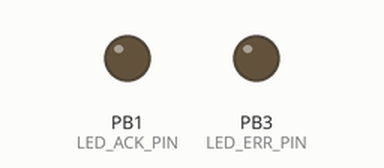
Recording of a program running on a simulated ATtiny85, built with avr-gcc and emulated at 1 MHz. Parts: output pins drawn as LEDs (lit = HIGH). Pins used as bus, display or sensor lines are not drawn. At 0.3 s the program stops and its outputs stay as they are.

Above: at 0.2 s.
Timing chart, 0 to 1.7 s (numbered marks = the images above):
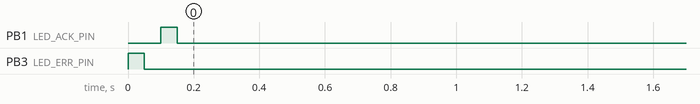

Measured:
- by itself, PB1 (LED_ACK_PIN): LOW → HIGH at 0.10 s, → LOW 0.05 s later
- by itself, PB3 (LED_ERR_PIN): LOW → HIGH at 0.00 s, → LOW 0.05 s later

The program:

main.c
```c
#include <stdlib.h>
#include <stdbool.h>

#include "util.h"

#include <avr/io.h>
#include <avr/interrupt.h>
#include <util/delay.h>

#include "i2c_primary.h"
#include "lcd.h"

#define LED_ERR_PIN PB3
#define LED_ACK_PIN PB1


void red_led_flash() {
  PORTB |= _BV(LED_ERR_PIN);
  _delay_ms(50);
  PORTB &= ~_BV(LED_ERR_PIN);
  _delay_ms(50);
}

void yellow_led_flash() {
  PORTB |= _BV(LED_ACK_PIN);
  _delay_ms(50);
  PORTB &= ~_BV(LED_ACK_PIN);
  _delay_ms(50);
}

void error_indicator() {
  while(1) { red_led_flash(); yellow_led_flash(); }
}

int main () {

  disable_interrupts;

  DDRB |= _BV(LED_ERR_PIN);
  DDRB |= _BV(LED_ACK_PIN);

  enable_interrupts;

  unsigned char ack;

  red_led_flash();
  yellow_led_flash();

  i2c_init();

  _delay_ms(100);

  while (1) {

    unsigned char addr = (0x27 << 1);
    i2c_start();
    ack = i2c_write_byte(addr);
    i2c_stop();

    _delay_ms(1);

  }

}
```

i2c_primary.h
```c
#pragma once

#include <stdint.h>
#include <stdbool.h>

#define I2C_SDA_PIN PB0
#define I2C_SCL_PIN PB2

#define WAIT_LOW 5 // 4,7us
#define WAIT_HIGH 4 // 4,0us

void i2c_init();

void i2c_start();

void i2c_stop();

bool i2c_write_byte(unsigned char data);

unsigned char i2c_read_byte(unsigned char nack);
```

mpr121.h
```c
#pragma once

#include <stdint.h>
#include <stdbool.h>

#define MPR121_ADDRESS 0x5A

// mpr121 register addresses
#define MPR121_TOUCHSTATUS_L 0x00
#define MPR121_TOUCHSTATUS_H 0x01
#define MPR121_FILTDATA_0L 0x04
#define MPR121_FILTDATA_0H 0x05
#define MPR121_BASELINE_0 0x1E

#define MPR121_MHDR 0x2B
#define MPR121_NHDR 0x2C
#define MPR121_NCLR 0x2D
#define MPR121_FDLR 0x2E
#define MPR121_MHDF 0x2F
#define MPR121_NHDF 0x30
#define MPR121_NCLF 0x31
#define MPR121_FDLF 0x32
#define MPR121_NHDT 0x33
#define MPR121_NCLT 0x34
#define MPR121_FDLT 0x35

#define MPR121_TOUCHTH_0 0x41
#define MPR121_RELEASETH_0 0x42

#define MPR121_DEBOUNCE 0x5B

#define MPR121_CONFIG1 0x5C
#define MPR121_CONFIG2 0x5D

#define MPR121_ECR 0x5E

#define MPR121_SOFTRESET 0x80

bool mpr121_setup();

bool mpr121_read_registry_byte(uint8_t reg_addr, uint8_t *buffer, uint8_t length);
```

util.h
```c
#define F_CPU 1000000

#define disable_interrupts cli()

#define enable_interrupts sei()
```

i2c_primary.c
```c
#define F_CPU 1000000

#include <avr/io.h>
#include <util/delay.h>

#include "i2c_primary.h"

// USISR mask
#define USISR_CLOCK_8_BITS 0b11110000
#define USISR_CLOCK_1_BIT  0b11111110

#define I2C_CLOCK_STROBE()    { USICR |= 0b00101011; }

#define I2C_SET_SDA_OUTPUT()  { DDRB |=   _BV(I2C_SDA_PIN); }
#define I2C_SET_SDA_INPUT()   { DDRB &=  ~_BV(I2C_SDA_PIN); }

#define I2C_SET_SCL_OUTPUT()  { DDRB |=   _BV(I2C_SCL_PIN); }
#define I2C_SET_SCL_INPUT()   { DDRB &=  ~_BV(I2C_SCL_PIN); }

#define I2C_SET_SDA_HIGH()    { PORTB |=   _BV(I2C_SDA_PIN); }
#define I2C_SET_SDA_LOW()     { PORTB &=  ~_BV(I2C_SDA_PIN); }

#define I2C_SET_SCL_HIGH()    { PORTB |=   _BV(I2C_SCL_PIN); }
#define I2C_SET_SCL_LOW()     { PORTB &=  ~_BV(I2C_SCL_PIN); }

#define I2C_SDA_IS_HIGH()      (PINB & _BV(I2C_SDA_PIN))
#define I2C_SCL_IS_NOT_HIGH() !(PINB & _BV(I2C_SCL_PIN))

#define I2C_WAIT_HIGH()       { _delay_us(WAIT_HIGH); }
#define I2C_WAIT_LOW()        { _delay_us(WAIT_LOW);  }


void i2c_init() {

	I2C_SET_SDA_OUTPUT();
	I2C_SET_SCL_OUTPUT();

	I2C_SET_SDA_HIGH();
	I2C_SET_SCL_HIGH();

	USIDR = 0xFF;

	USICR = (1 << USIWM1) | (1 << USICS1) | (1 << USICLK);
	/*USICR =*/
		/*(0<<USISIE)|(0<<USIOIE)|             // Interrupts disabled*/
		/*(1<<USIWM1)|(0<<USIWM0)|             // Set USI in Two-wire mode.*/
		/*(1<<USICS1)|(0<<USICS0)|(1<<USICLK)| // Software clock strobe as source.*/
		/*(0<<USITC); */

	USISR = _BV(USISIF) |
					_BV(USIOIF) |
					_BV(USIPF) |
					_BV(USIDC) |      // Clear flags,
					(0x0 << USICNT0); // and reset counter.

}

void i2c_start() {
	I2C_SET_SDA_HIGH();
	I2C_SET_SCL_HIGH();
	while (I2C_SCL_IS_NOT_HIGH());
	I2C_SET_SDA_LOW();
	_delay_us(WAIT_LOW);
	I2C_SET_SCL_LOW();
	I2C_SET_SDA_HIGH();
}

void i2c_stop() {
	I2C_SET_SDA_LOW();
	I2C_SET_SCL_HIGH();
	while (I2C_SCL_IS_NOT_HIGH()); // clock stretching
	_delay_us(WAIT_HIGH);
	I2C_SET_SDA_HIGH();
	_delay_us(WAIT_HIGH);
}

unsigned char i2c_transfer(unsigned char usisr_mask) {
	I2C_SET_SCL_LOW();

	USISR = usisr_mask;

	// transfer until counter overflow
	do {
		_delay_us(WAIT_LOW);
		I2C_CLOCK_STROBE();
		while (I2C_SCL_IS_NOT_HIGH()); // clock stretching
		_delay_us(WAIT_HIGH);
		I2C_CLOCK_STROBE();
	} while (!(USISR & _BV(USIOIF)));
	_delay_us(WAIT_LOW);

	unsigned char temp_data = USIDR;
	// release SDA
	// "The output pin (DO or SDA, depending on the wire mode)
	// is connected via the output latch to the most significant
	// bit (bit 7) of the USI Data Register."
	// (so write 1 to set SDA high before the next operation,
	// otherwise it'll be pulled down and read may not work)
	USIDR = 0xFF;

	return temp_data;
}

// controller sends a byte to the bus
// returns false if there's a valid nack, otherwise true
bool i2c_write_byte(unsigned char data) {
	USIDR = data;
	i2c_transfer(USISR_CLOCK_8_BITS);

	// wait for ack
	I2C_SET_SDA_INPUT();
	unsigned char ack = i2c_transfer(USISR_CLOCK_1_BIT);
	I2C_SET_SDA_OUTPUT();

	return ack & 0x01;
}

// controller reads 1 byte from the bus
// and sends a nack if wanna read another one
// (1 = will read another one, 0 = stop sending)
// returns the read byte
unsigned char i2c_read_byte(unsigned char ack) {

	I2C_SET_SDA_INPUT();
	unsigned char data = i2c_transfer(USISR_CLOCK_8_BITS);
	I2C_SET_SDA_OUTPUT();

	USIDR = ack;
	i2c_transfer(USISR_CLOCK_1_BIT);

	return data;
}
```

mpr121.c
```c
#include <stdint.h>
#include <stdbool.h>

#include "util.h"

#include <util/delay.h>

#include "mpr121.h"

#include "i2c_primary.h"

bool mpr121_read_registry_byte_raw(uint8_t reg_addr, uint8_t *buffer, uint8_t length) {
    if (i2c_write_byte(MPR121_ADDRESS << 1)) return true;
    if (i2c_write_byte(reg_addr)) return true;
    i2c_start();
    if (i2c_write_byte((MPR121_ADDRESS << 1) | 0x01)) return true;

    for (int i = 0; i < length; i += 1) {
      uint8_t read_another = (i == length - 1) ? 0x00 : 0x01;
      buffer[i] = i2c_read_byte(read_another);
    }
    return false;
}

bool mpr121_write_registry_byte_raw(uint8_t reg_addr, uint8_t value) {
    if (i2c_write_byte(MPR121_ADDRESS << 1)) return true;
    if (i2c_write_byte(reg_addr)) return true;
    if (i2c_write_byte(value)) return true;
    return false;
}

bool mpr121_read_registry_byte(uint8_t reg_addr, uint8_t *buffer, uint8_t length) {
  i2c_start();
  if (mpr121_read_registry_byte_raw(reg_addr, buffer, length)) return true;
  i2c_stop();
  return false;
}

bool mpr121_write_registry_byte(uint8_t reg_addr, uint8_t value) {
  bool stop_required = true;
  if (reg_addr == MPR121_ECR || reg_addr <= 0x7A) {
    stop_required = false;
  }

  if (stop_required) {
    i2c_start();
    if (mpr121_write_registry_byte_raw(MPR121_ECR, 0x00)) return true;
    i2c_stop();
  }
  i2c_start();
  if (mpr121_write_registry_byte_raw(reg_addr, value)) return true;
  i2c_stop();
  if (stop_required) {
    i2c_start();
    if (mpr121_write_registry_byte_raw(MPR121_ECR, 0x8F)) return true;
    i2c_stop();
  }
  return false;
}

bool mpr121_setup() {
  unsigned char read_byte = 0x00;

  // write to the reset register
  if (mpr121_write_registry_byte(MPR121_SOFTRESET, 0x63)) return true;
  _delay_ms(1);

  // Set electrode configuration to default values
  if (mpr121_write_registry_byte_raw(MPR121_ECR, 0x00)) return true;

  if (mpr121_read_registry_byte(MPR121_CONFIG2, &read_byte, 1)) return true;
  if (read_byte != 0x24) {
    return true;
  }

  // Default touch and release thresholds
  for (int i = 0; i < 12; i += 1) {
    if (mpr121_write_registry_byte_raw(MPR121_TOUCHTH_0 + (2 * i), 12)) return true;
    if (mpr121_write_registry_byte_raw(MPR121_RELEASETH_0 + (2 * i), 6)) return true;
  }

  // Configure baseline filtering control registers
  if (mpr121_write_registry_byte_raw(MPR121_MHDR, 0x01)) return true;
  if (mpr121_write_registry_byte_raw(MPR121_NHDR, 0x01)) return true;
  if (mpr121_write_registry_byte_raw(MPR121_NCLR, 0x0E)) return true;
  if (mpr121_write_registry_byte_raw(MPR121_FDLR, 0x00)) return true;

  if (mpr121_write_registry_byte_raw(MPR121_MHDF, 0x01)) return true;
  if (mpr121_write_registry_byte_raw(MPR121_NHDF, 0x05)) return true;
  if (mpr121_write_registry_byte_raw(MPR121_NCLF, 0x01)) return true;
  if (mpr121_write_registry_byte_raw(MPR121_FDLF, 0x00)) return true;

  if (mpr121_write_registry_byte_raw(MPR121_NHDT, 0x00)) return true;
  if (mpr121_write_registry_byte_raw(MPR121_NCLT, 0x00)) return true;
  if (mpr121_write_registry_byte_raw(MPR121_FDLT, 0x00)) return true;

  // Set other configuration registers
  if (mpr121_write_registry_byte_raw(MPR121_DEBOUNCE, 0x00)) return true;
  // default 16uA charge current
  if (mpr121_write_registry_byte_raw(MPR121_CONFIG1, 0x10)) return true;
  // 0.5uS encoding, 1ms period
  if (mpr121_write_registry_byte_raw(MPR121_CONFIG2, 0x20)) return true;

  // Enable all electrodes
  if (mpr121_write_registry_byte_raw(MPR121_ECR, 0x8F)) return true;

  return false;
}
```

lcd.h
```c
#pragma once

#include <stdbool.h>

#define LCD_ADDRESS 0x27

#define LCD_BACKLIGHT 0x08
#define LCD_NOBACKLIGHT 0x00

bool lcd_setup();
```

lcd.c
```c
#include <stdint.h>
#include <stdbool.h>

#include "util.h"

#include <util/delay.h>

#include "lcd.h"

#include "i2c_primary.h"

bool lcd_setup() {
  i2c_start();

  // 4-bit mode initialization
  _delay_us(50000);
  if (i2c_write_byte(LCD_ADDRESS << 1)) return true;
  if (i2c_write_byte(0b00110100)) return true;
  if (i2c_write_byte(0b00110000)) return true;
  _delay_us(4100);
  if (i2c_write_byte(0b00110100)) return true;
  if (i2c_write_byte(0b00110000)) return true;
  _delay_us(100);
  if (i2c_write_byte(0b00110100)) return true;
  if (i2c_write_byte(0b00110000)) return true;
  _delay_us(4100);
  if (i2c_write_byte(0b00100100)) return true;
  if (i2c_write_byte(0b00100000)) return true;

  // function set
  _delay_us(40);
  if (i2c_write_byte(0b00100100)) return true;
  if (i2c_write_byte(0b00100000)) return true;
  if (i2c_write_byte(0b10000100)) return true;
  if (i2c_write_byte(0b10000000)) return true;

  // turn display off
  _delay_us(40);
  if (i2c_write_byte(0b00000100)) return true;
  if (i2c_write_byte(0b00000000)) return true;
  if (i2c_write_byte(0b10000100)) return true;
  if (i2c_write_byte(0b10000000)) return true;

  // display clear cursor home
  _delay_us(40);
  if (i2c_write_byte(0b00000100)) return true;
  if (i2c_write_byte(0b00000000)) return true;
  if (i2c_write_byte(0b00010100)) return true;
  if (i2c_write_byte(0b00010000)) return true;

  // cursor direction
  _delay_us(40);
  if (i2c_write_byte(0b00000100)) return true;
  if (i2c_write_byte(0b00000000)) return true;
  if (i2c_write_byte(0b01100100)) return true;
  if (i2c_write_byte(0b01100000)) return true;

  // turn on the display
  _delay_us(40);
  if (i2c_write_byte(0b00000100)) return true;
  if (i2c_write_byte(0b00000000)) return true;
  if (i2c_write_byte(0b11100100)) return true;
  if (i2c_write_byte(0b11100000)) return true;

  i2c_stop();
	return false;
}


bool lcd_write_consecutive_bytes(uint8_t reg_addr, uint8_t *values, uint8_t count) {
    if (i2c_write_byte(LCD_ADDRESS << 1)) return true;
    if (i2c_write_byte(reg_addr)) return true;
    for (int i = 0; i < count; i += 1) {
        if (i2c_write_byte(values[i])) return true;
    }
    return false;
}
```
